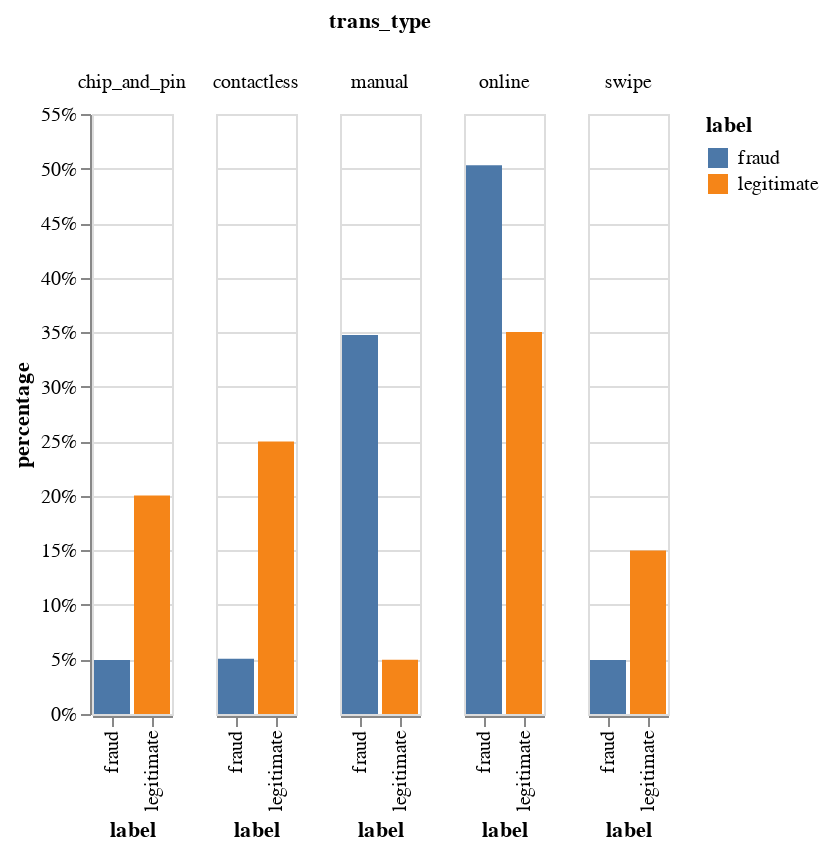

Notebook code cell kept with this figure:
### Code cell
import altair as alt

alt.Chart(gdf).mark_bar().encode(
    alt.Y('percentage:Q', axis=alt.Axis(format='.0%')), column='trans_type', x="label", color='label'
)

### Figure 1 — Vega-Lite specification as saved in the notebook (floating-point values rounded to 4 significant figures)
{"config": {"view": {"continuousWidth": 400, "continuousHeight": 300}}, "data": {"name": "data-d9f9c404c26c3518fc84d65f7983dbda"}, "mark": "bar", "encoding": {"color": {"type": "nominal", "field": "label"}, "column": {"type": "nominal", "field": "trans_type"}, "x": {"type": "nominal", "field": "label"}, "y": {"type": "quantitative", "axis": {"format": ".0%"}, "field": "percentage"}}, "$schema": "https://vega.github.io/schema/vega-lite/v4.8.1.json", "datasets": {"data-d9f9c404c26c3518fc84d65f7983dbda": [{"label": "fraud", "trans_type": "chip_and_pin", "count": 2293, "total": 46396, "percentage": 0.04942}, {"label": "fraud", "trans_type": "contactless", "count": 2346, "total": 46396, "percentage": 0.05056}, {"label": "fraud", "trans_type": "manual", "count": 16124, "total": 46396, "percentage": 0.3475}, {"label": "fraud", "trans_type": "online", "count": 23335, "total": 46396, "percentage": 0.503}, {"label": "fraud", "trans_type": "swipe", "count": 2298, "total": 46396, "percentage": 0.04953}, {"label": "legitimate", "trans_type": "chip_and_pin", "count": 491303, "total": 2453604, "percentage": 0.2002}, {"label": "legitimate", "trans_type": "contactless", "count": 613165, "total": 2453604, "percentage": 0.2499}, {"label": "legitimate", "trans_type": "manual", "count": 122175, "total": 2453604, "percentage": 0.04979}, {"label": "legitimate", "trans_type": "online", "count": 858969, "total": 2453604, "percentage": 0.3501}, {"label": "legitimate", "trans_type": "swipe", "count": 367992, "total": 2453604, "percentage": 0.15}]}}
